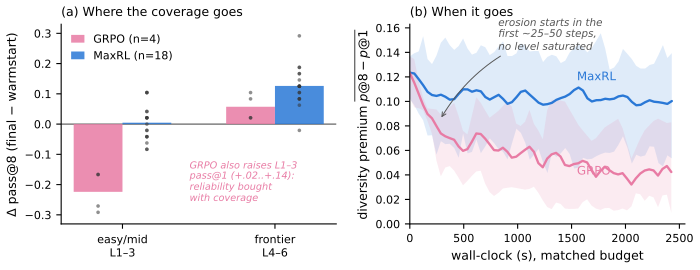

This figure's Python source:
#!/usr/bin/env python
"""Figure 8 — where and when GRPO's coverage goes (maze, level-resolved).

(a) Band-resolved d(pass@8) (final - warmstart): GRPO loses coverage
    almost entirely on the easy/mid band L1-3 (all 4 runs) while its
    L1-3 pass@1 RISES — it funds reliability by liquidating easy-band
    coverage; MaxRL holds L1-3 flat and concentrates its gain on the
    frontier band L4-6.

    NOTE (statistics): the MaxRL pool is a heterogeneous run INVENTORY
    (teacher variants, hindsight doses, a wide model, repeated seeds),
    not 18 independent replicates; the figure is descriptive and
    intentionally carries no p-value (see the review of 2026-08-04).
(b) Diversity premium G = mean_levels(pass@8 - pass@1) vs wall-clock:
    GRPO's erosion starts within the first ~25-50 steps, long before
    any level saturates; MaxRL's premium stabilizes after warmup.

Data: the exact run manifest in data/fig8_run_manifest.json (passk
field: 16 mazes x 8 samples per level; band values average 3 levels x
runs).  The manifest freezes the cohort: adding a new matched_*.jsonl
to maze_gpu/ does NOT silently change this figure; missing manifest
entries are a hard error.
"""
import json
import os

import matplotlib

matplotlib.use("Agg")
import matplotlib.pyplot as plt
import numpy as np

HERE = os.path.dirname(os.path.abspath(__file__))
MAZE = os.path.join(HERE, "..", "..", "curriculum_maxrl", "maze_gpu")

BLUE = "#2a78d6"      # MaxRL
MAGENTA = "#e87ba4"   # GRPO
GRAY = "#555555"

plt.rcParams.update({
    "font.size": 9,
    "axes.titlesize": 10,
    "axes.labelsize": 9,
    "xtick.labelsize": 8,
    "ytick.labelsize": 8,
    "legend.fontsize": 8,
    "axes.spines.top": False,
    "axes.spines.right": False,
    "axes.linewidth": 0.8,
    "pdf.fonttype": 42,
    "ps.fonttype": 42,
})


def series(path):
    rows = []
    with open(path) as f:
        for line in f:
            try:
                d = json.loads(line)
            except json.JSONDecodeError:
                continue
            if "passk" in d:
                rows.append(d)
    return rows


def band_delta(rows, lo, hi, k):
    a = np.mean([rows[0]["passk"][str(i)][k] for i in range(lo, hi + 1)])
    b = np.mean([rows[-1]["passk"][str(i)][k] for i in range(lo, hi + 1)])
    return b - a


def gap_curve(rows, n_levels=13):
    ts, gs = [], []
    for r in rows:
        pk = r["passk"]
        gap = np.mean([pk[str(i)]["8"] - pk[str(i)]["1"]
                       for i in range(n_levels)])
        ts.append(r.get("elapsed", r.get("step", 0)))
        gs.append(gap)
    return np.asarray(ts, float), np.asarray(gs, float)


MANIFEST = os.path.join(HERE, "data", "fig8_run_manifest.json")
with open(MANIFEST) as f:
    manifest = json.load(f)


def load_cohort(names):
    runs = []
    for name in names:
        path = os.path.join(MAZE, name)
        if not os.path.exists(path):
            raise FileNotFoundError(
                f"fig8 manifest names {name} but it is missing from "
                f"{MAZE}; refusing to silently redefine the cohort")
        rows = series(path)
        if not rows:
            raise ValueError(
                f"{name} has no passk rows; if it should be excluded, "
                f"move it to the manifest's 'excluded' list with a reason")
        runs.append(rows)
    return runs


grpo_runs = load_cohort(manifest["grpo_runs"])
maxrl_runs = load_cohort(manifest["maxrl_runs"])

fig, (axa, axb) = plt.subplots(1, 2, figsize=(7.0, 2.7))

# ------------------------------------------------ (a) band deltas
bands = [("easy/mid\nL1–3", 1, 3), ("frontier\nL4–6", 4, 6)]
x = np.arange(len(bands))
W = 0.32
for off, runs, color, label in ((-W / 2, grpo_runs, MAGENTA, "GRPO"),
                                (W / 2, maxrl_runs, BLUE, "MaxRL")):
    means, sds, pts = [], [], []
    for _, lo, hi in bands:
        v = [band_delta(r, lo, hi, "8") for r in runs]
        means.append(np.mean(v))
        sds.append(np.std(v))
        pts.append(v)
    axa.bar(x + off, means, width=W, color=color, alpha=0.85, zorder=3,
            label=f"{label} (n={len(runs)})")
    for xi, v in zip(x + off, pts):
        axa.scatter([xi] * len(v), v, s=7, color="#333333", alpha=0.55,
                    zorder=4, linewidths=0)

axa.axhline(0, color=GRAY, lw=0.8, zorder=2)
axa.set_xticks(x, [b[0] for b in bands])
axa.set_ylabel(r"$\Delta$ pass@8 (final $-$ warmstart)")
axa.set_title("(a) Where the coverage goes", loc="left", fontsize=9)
axa.legend(frameon=False, loc="upper left", handlelength=1.2)
axa.text(0.44, -0.19, "GRPO also raises L1–3\npass@1 (+.02..+.14):\n"
         "reliability bought\nwith coverage", fontsize=7, color=MAGENTA,
         ha="left", va="center", style="italic", linespacing=1.15)
axa.set_ylim(-0.33, 0.33)

# ------------------------------------------------ (b) gap vs time
for runs, color in ((maxrl_runs, BLUE), (grpo_runs, MAGENTA)):
    curves = []
    for r in runs:
        t, g = gap_curve(r)
        curves.append((t, g))
    tmax = max(t[-1] for t, _ in curves)
    grid = np.linspace(0, tmax, 60)
    interped = np.array([np.interp(grid, t, g) for t, g in curves])
    mu = interped.mean(axis=0)
    lo, hi = interped.min(axis=0), interped.max(axis=0)
    axb.fill_between(grid, lo, hi, color=color, alpha=0.15, lw=0)
    axb.plot(grid, mu, color=color, lw=1.7, solid_capstyle="round")

axb.text(1550, 0.115, "MaxRL", color=BLUE, fontsize=8.5, va="bottom")
axb.text(1550, 0.038, "GRPO", color=MAGENTA, fontsize=8.5, va="bottom")
axb.annotate("erosion starts in the\nfirst ~25–50 steps,\nno level saturated",
             xy=(280, 0.085), xytext=(820, 0.155), fontsize=7.5, color=GRAY,
             ha="left", va="center", style="italic", linespacing=1.15,
             arrowprops=dict(arrowstyle="->", lw=0.7, color=GRAY,
                             connectionstyle="arc3,rad=0.2",
                             shrinkA=2, shrinkB=2))
axb.set_xlabel("wall-clock (s), matched budget")
axb.set_ylabel(r"diversity premium $\overline{p@8 - p@1}$")
axb.set_title("(b) When it goes", loc="left", fontsize=9)
axb.set_xlim(0, None)
axb.set_ylim(0, None)

fig.tight_layout(pad=0.4, w_pad=1.4)
fig.savefig(os.path.join(HERE, "fig8_bands.pdf"))
fig.savefig(os.path.join(HERE, "fig8_bands.png"), dpi=150)
print("wrote fig8_bands.pdf / .png")
